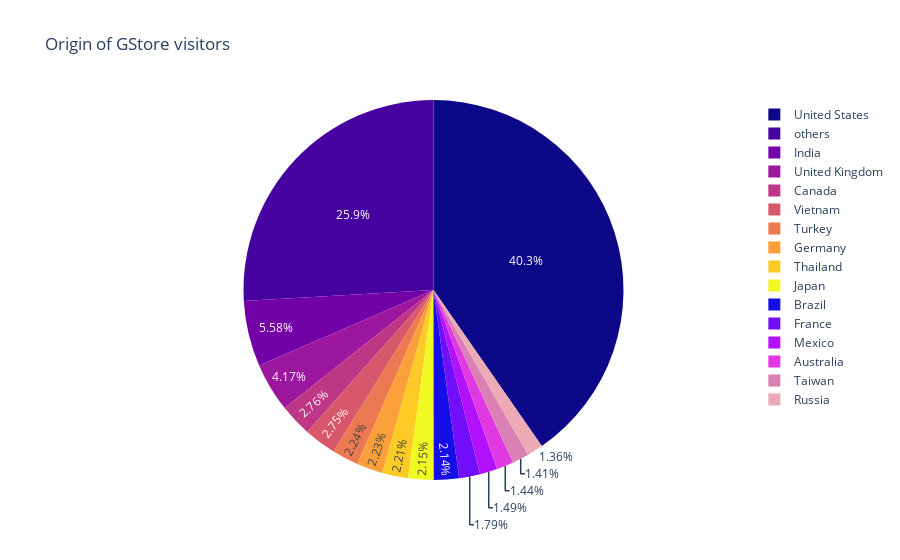

This figure's notebook cell:
### Code cell
px.pie(country, values="count", names="country", title="Origin of GStore visitors", color_discrete_sequence=px.colors.sequential.Plasma)

### Figure 1 — Plotly figure (JSON) as saved in the notebook; plotly's stock layout.template omitted (floating-point values rounded to 4 significant figures)
{"data": [{"domain": {"x": [0, 1], "y": [0, 1]}, "hovertemplate": "country=%{label}<br>count=%{value}<extra></extra>", "labels": ["United States", "India", "United Kingdom", "Canada", "Vietnam", "Turkey", "Germany", "Thailand", "Japan", "Brazil", "France", "Mexico", "Australia", "Taiwan", "Russia", "others"], "legendgroup": "", "name": "", "showlegend": true, "type": "pie", "values": [24208, 3345, 2504, 1656, 1652, 1345, 1338, 1325, 1293, 1284, 1074, 895, 867, 843, 817, 15554]}], "layout": {"legend": {"tracegroupgap": 0}, "piecolorway": ["#0d0887", "#46039f", "#7201a8", "#9c179e", "#bd3786", "#d8576b", "#ed7953", "#fb9f3a", "#fdca26", "#f0f921"], "title": {"text": "Origin of GStore visitors"}}}
